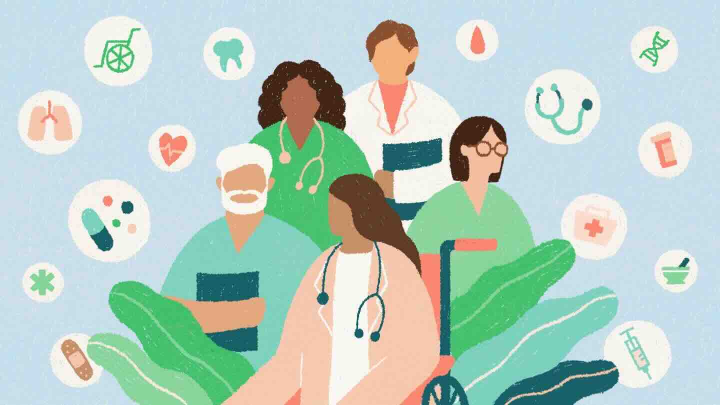
#> input picture assets/larger_image.jpg, 1440 x 810 px (shown at 1/2 size)
$ python -i body_image_analysis.py   (imports and definitions only)
#> lines starting #> are read from the running program, lines starting #| are printed output that depends on the picture
from PIL import Image
import numpy as np
import tensorflow as tf
from tensorflow.keras.applications import MobileNetV2
from tensorflow.keras.applications.mobilenet_v2 import preprocess_input, decode_predictions
import cv2
import matplotlib.pyplot as plt

def analyze_body_image(image_path):
#> called with image_path = '../../assets/larger_image.jpg'
    print(f"Debug - Analyzing image from path: {image_path}")

    # Load the image and preprocess it
    image = Image.open(image_path)
#> image is the input picture: PIL image 1440x810 RGB; mean R, G, B 183.4, 206.3, 196.2
    image = image.convert('RGB')
    image = image.resize((224, 224))  # Resize for MobileNetV2 input
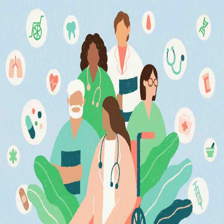
#> image: PIL image 224x224 RGB; mean R, G, B 183.4, 206.3, 196.2
    image_array = np.array(image)

    # Preprocess image for MobileNetV2
#> (the run stopped early here; a loop or call above may not have finished)
